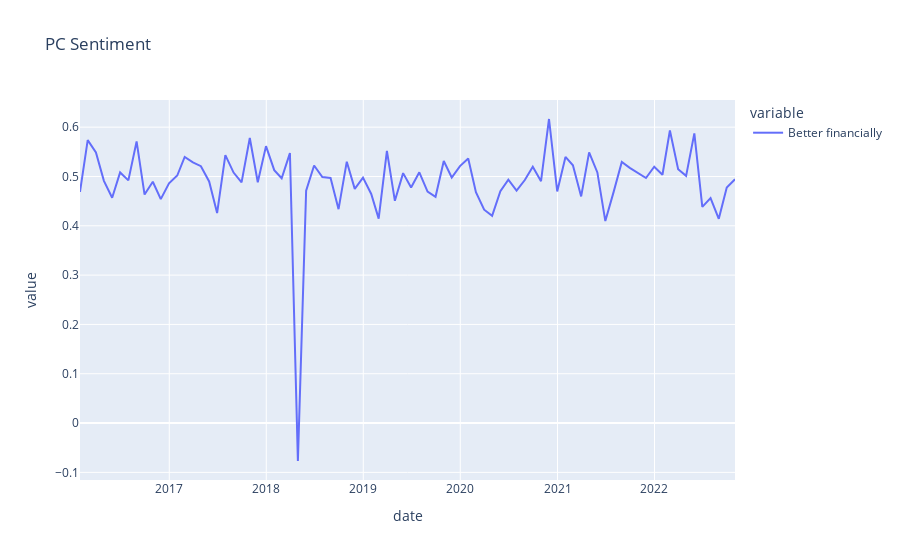

Notebook source saved alongside this figure:
### Code cell
df_p = pd.read_csv("temp4.csv")

df = df_p.reset_index()
df_c = df[df['date'].str.contains( "'" )==False ]

df_c['date'] = pd.to_datetime(df_c['date'], format='%Y-%m-%d %H:%M:%S')
df_c = df_c.set_index('date')
agg = df_c.resample('M').mean()

fig = px.line(agg, x=agg.index, y=["Better financially"], title='PC Sentiment')
fig.show()

"""
agg.to_csv("temp.csv")

agg = agg.reset_index()

start_date = '2017-01-01'
end_date = '2022-10-9'
mask = (agg['date'] > start_date) & (agg['date'] <= end_date)
agg = agg.loc[mask]

save_date = agg[['date']].copy()

agg = agg.drop(columns = ['date','nan'])
"""
